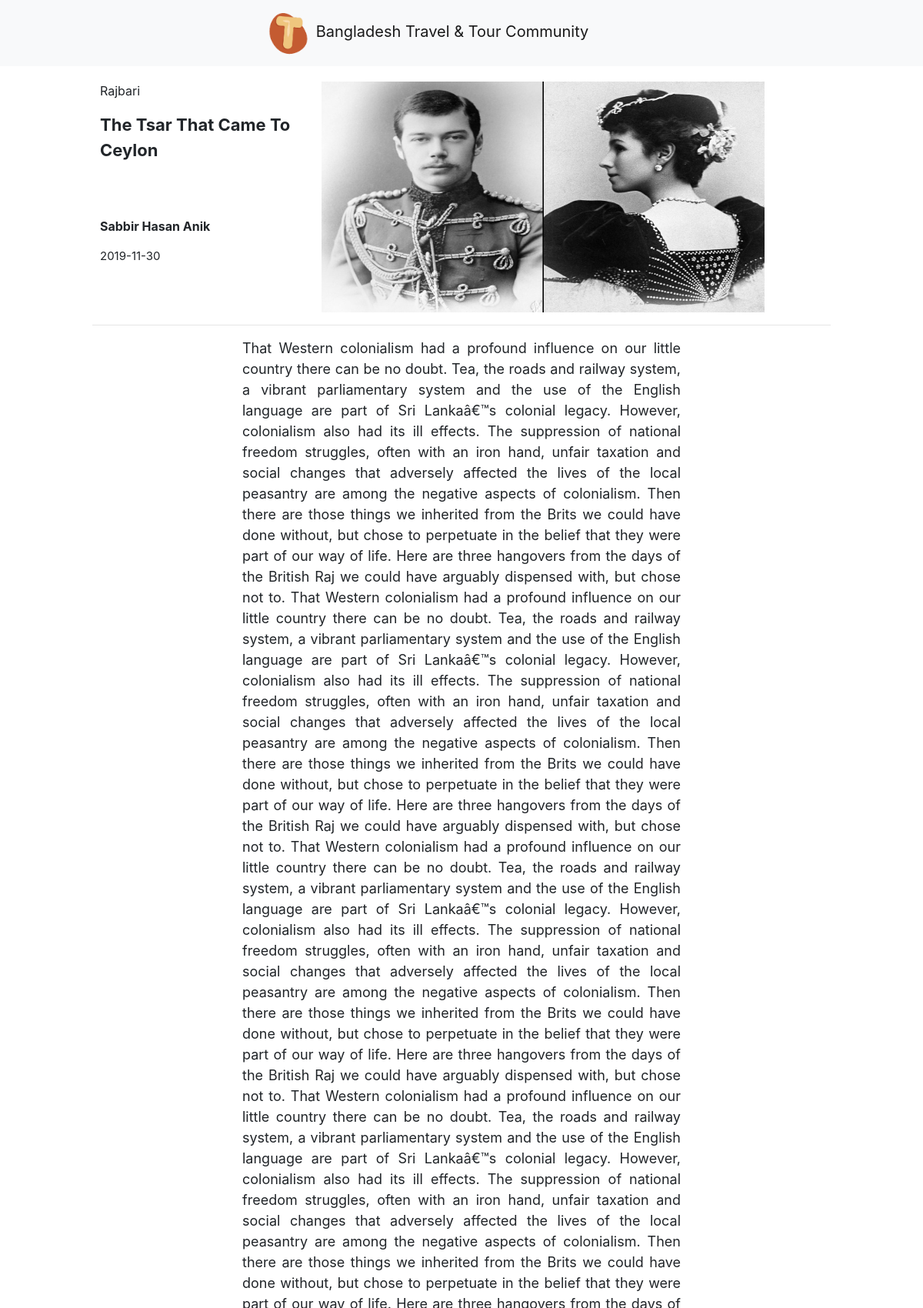
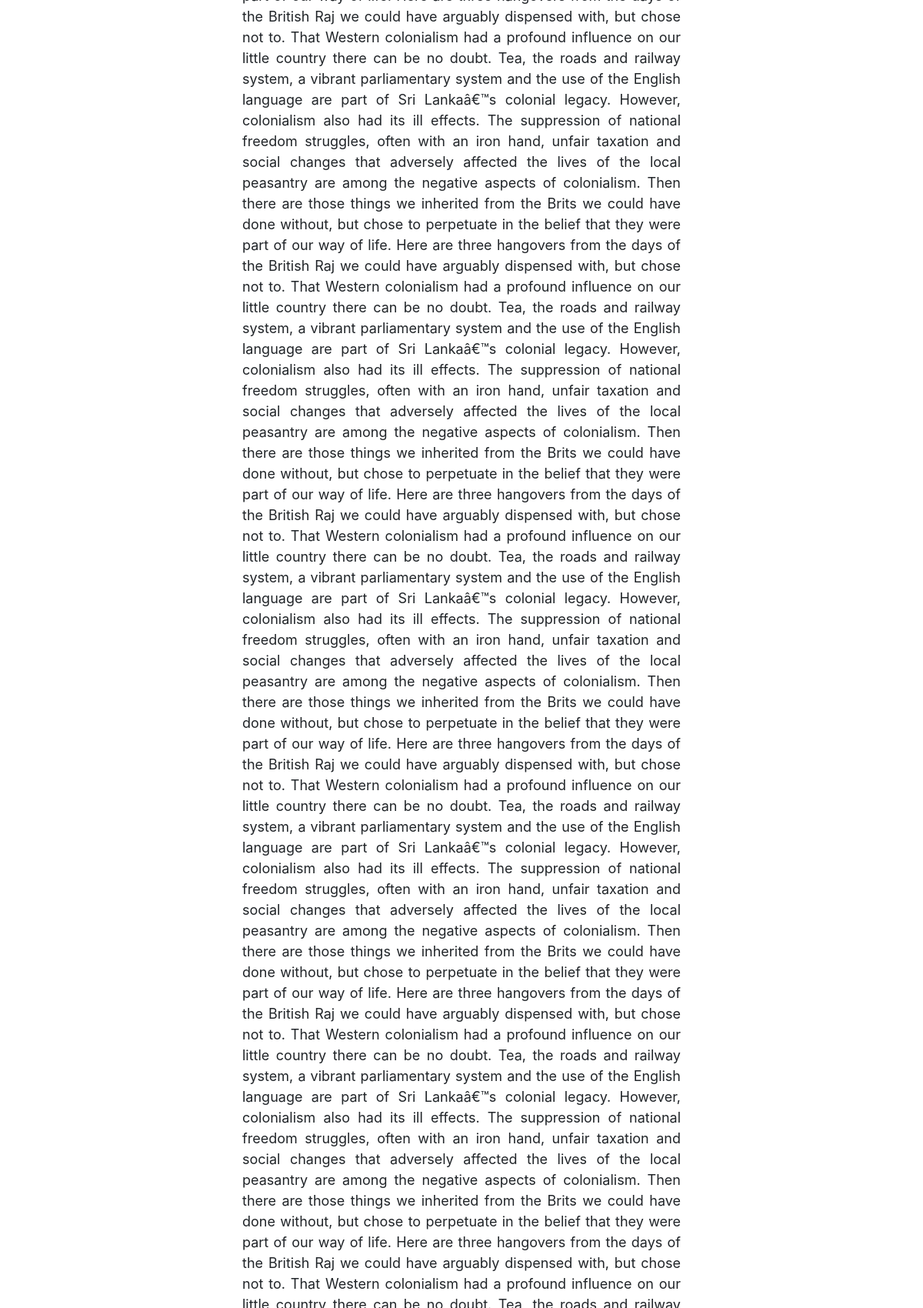
Page /readpage.php?bid=3 (upper part) on the committed database (2 pictures, top to bottom).
### tables this page shows
CREATE TABLE `blog` (
  `id` int(10) NOT NULL,
  `name` varchar(100) NOT NULL,
  `title` varchar(400) NOT NULL,
  `date` varchar(100) NOT NULL,
  `district` varchar(150) NOT NULL,
  `description` varchar(10000) NOT NULL,
  `image` varchar(255) NOT NULL,
  `uid` int(10) NOT NULL
);

### readpage.php (the view, shortened to what this page needs)
<!DOCTYPE html>
<html>
    <head>
        <link rel="stylesheet" href="https://stackpath.bootstrapcdn.com/bootstrap/4.3.1/css/bootstrap.min.css">
    </head>
    <body>
        <nav class="navbar navbar-light bg-light navbar-expand-md">
            <div class="container">
                <a class="navbar-brand" href="#" style="padding-left:300px"><img src="images/icon.webp" height="60px" width="60px"> Bangladesh Travel & Tour Community</a>
            </div>
        </nav>
        <div class="blog-top" style="height: 300px; width: 80%; margin-left: 130px; margin-top: 20px">
            <div class="blog-top-left" style="height: 300px; width:30%; float: left">
                <?php
                    if(isset($_GET['bid'])){
                        $id = $_GET['bid'];
                    }
                    $con = mysqli_connect("localhost","root","","projectbttc");
                    $sql = "select * from blog where id=$id";
                    $query = mysqli_query($con,$sql);
                    $row = mysqli_fetch_assoc($query);
                    echo "<p style='font-size:16px'>".$row['district']."</p>";
                    echo "<p style='font-size:22px'>"."<b>".$row['title']."</b>"."</p>";
                    echo "<p style='font-size:16px; padding-top:30px'>"."<br />"."<b>".$row['name']."</b>"."</p>";
                    echo "<p style='font-size:15px'>".$row['date']."</p>";
                ?>
            </div>
            <div class="blog-top-right">
                <img src="<?php echo 'blog/' . $row['image'] ?>" width="60%" height="300px">
            </div>
        </div>
        <hr width="80%">
        <div class="blog-down container text-justify" style="width: 50%; font-size:18px;">
            <br /><br />
        </div>
        <br>
        <br /><br />
    </body>
</html>

### rows in the picture
blog: district "Rajbari", title "The Tsar That Came To Ceylon", name "Sabbir Hasan Anik", date "2019-11-30", image (picture)
